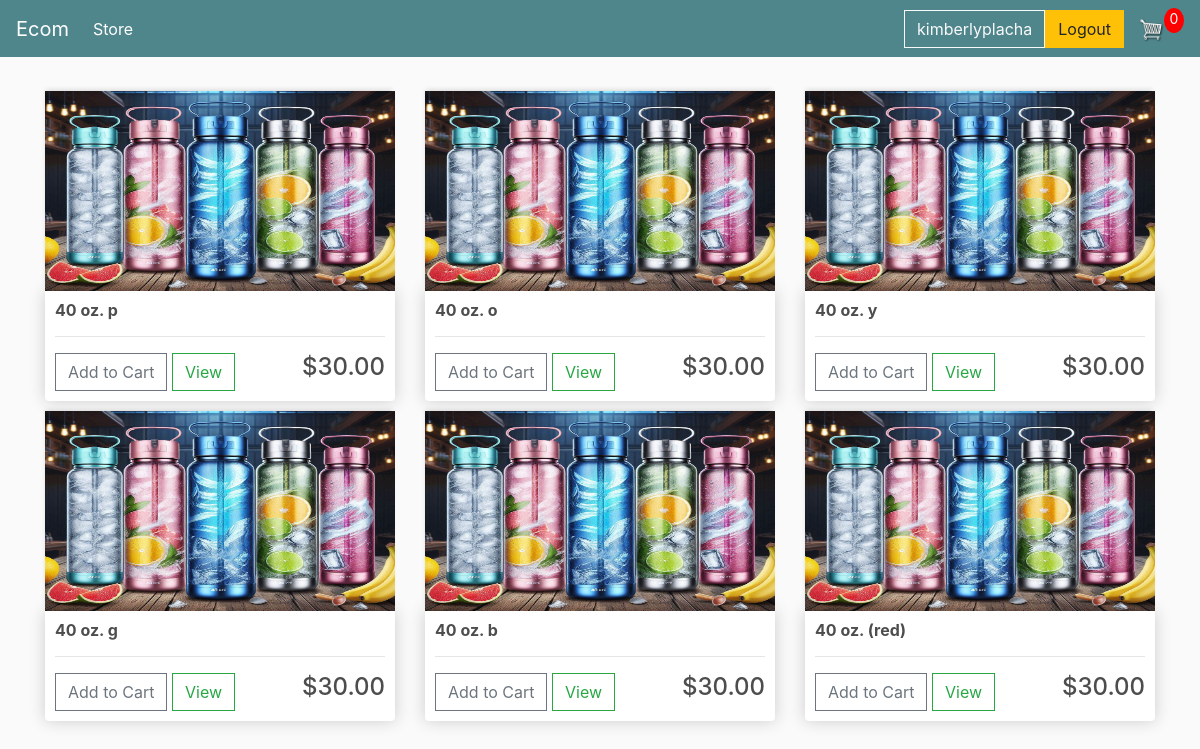
The app's page / (signed in) with its own data.
### store/models.py (models this page shows, shortened)
class Product(models.Model):
    name = models.CharField(max_length=200, null=True)
    price = models.FloatField()
    digital = models.BooleanField(default=False, null=True, blank=False)
    image = models.ImageField(null=True, blank=True)

### store/views.py (the view)
# urls.py: path('', include('store.urls'))
def store(request):
	products = Product.objects.all()
	context = {'products':products}
	return render(request, 'store/store.html', context)

### store/templates/store/store.html
{% extends 'store/main.html' %}
{% load static %}
{% block content %}
<div class="row">
    {% for product in products %}
    <div class="col-lg-4">
        <img class="thumbnail" src="{{product.image.url}}">
        <div class="box-element product">
            <h6><strong>{{product.name}}</strong></h6>
            <hr>
            <button data-product={{product.id}} data-action="add"
                class="btn btn-outline-secondary add-btn update-cart">Add to Cart</button>
            <a class="btn btn-outline-success" href="#">View</a>
            <h4 style="display: inline-block;float: right">${{product.price|floatformat:2}}</h4>
        </div>
    </div>
    {% endfor %}
</div>
{% endblock content %}

### store/templates/store/main.html (shortened to what this page needs)
<!DOCTYPE html>
{% load static %}
<div>
    <head>
        <link rel="stylesheet" href="https://stackpath.bootstrapcdn.com/bootstrap/4.4.1/css/bootstrap.min.css"
>
        <link rel="stylesheet" type="text/css" href="{% static 'css/main.css' %}">
    </head>
    <body>
        <div class="navbar navbar-expand-lg navbar-dark bg-dark">
            <a class="navbar-brand" href="{% url 'store' %}">Ecom</a>
            <div class="collapse navbar-collapse" id="navbarSupportedContent">
                <ul class="navbar-nav mr-auto">
                    <li class="nav-item active">
                        <a class="nav-link" href="{% url 'store' %}">Store <span class="sr-only">(current)</span></a>
                    </li>
                </ul>
                <div class="form-inline my-2 my-lg-0">
                    {% if user.is_authenticated %}
                    <label class="btn btn-outline-light">{{user.username}}</label>
                    <a href="#" class="btn btn-warning">Logout</a>
                    {% else %}
                    <a href="#" class="btn btn-warning">Login</a>
                    {% endif %}
                    <a href="{% url 'cart' %}">
                        <img id="cart-icon" src="{% static 'images/cart.png' %}">
                    </a>
                    <p id="cart-total">0</p>
                </div>
            </div>
        </div>
        <div class="container">
            <br>
            {% block content %}
            {% endblock content %}
        </div>
    </body>
</div>

### static/css/main.css (style rules this page uses)
body { background-color: hsl(0, 0%, 98%); }
h1,h2,h3,h4,h5,h6 { color:hsl(0, 0%, 30%); }
.box-element { box-shadow:hsl(0, 0%, 80%) 0 0 16px; background-color: #fff; border-radius: 4px; padding: 10px; }
.thumbnail { width: 100%; height: 200px; -webkit-box-shadow: -1px -3px 5px -2px rgba(214,214,214,1); -moz-box-shadow: -1px -3px 5px -2px rgba(214,214,214,1); box-shadow: -1px -3px 5px -2px rgba(214,214,214,1); }
.product { border-radius: 0 0 4px 4px; }
.bg-dark { background-color: #4f868c!important; }
#cart-icon { width:25px; display: inline-block; margin-left: 15px; }
#cart-total { display: block; text-align: center; color:#fff; background-color: red; width: 20px; height: 25px; border-radius: 50%; font-size: 14px; }
.col-lg-4, .col-lg-6, .col-lg-8, .col-lg-12 { margin-top: 10px; }
.btn { border-radius: 0; }

### records on screen
Product: image (picture), name "40 oz. p", price "30.00"
Product: image (picture), name "40 oz. o", price "30.00"
Product: image (picture), name "40 oz. y", price "30.00"
Product: image (picture), name "40 oz. g", price "30.00"
Product: image (picture), name "40 oz. b", price "30.00"
Product: image (picture), name "40 oz. (red)", price "30.00"

### other values on screen
{{ user.username }} "kimberlyplacha"
